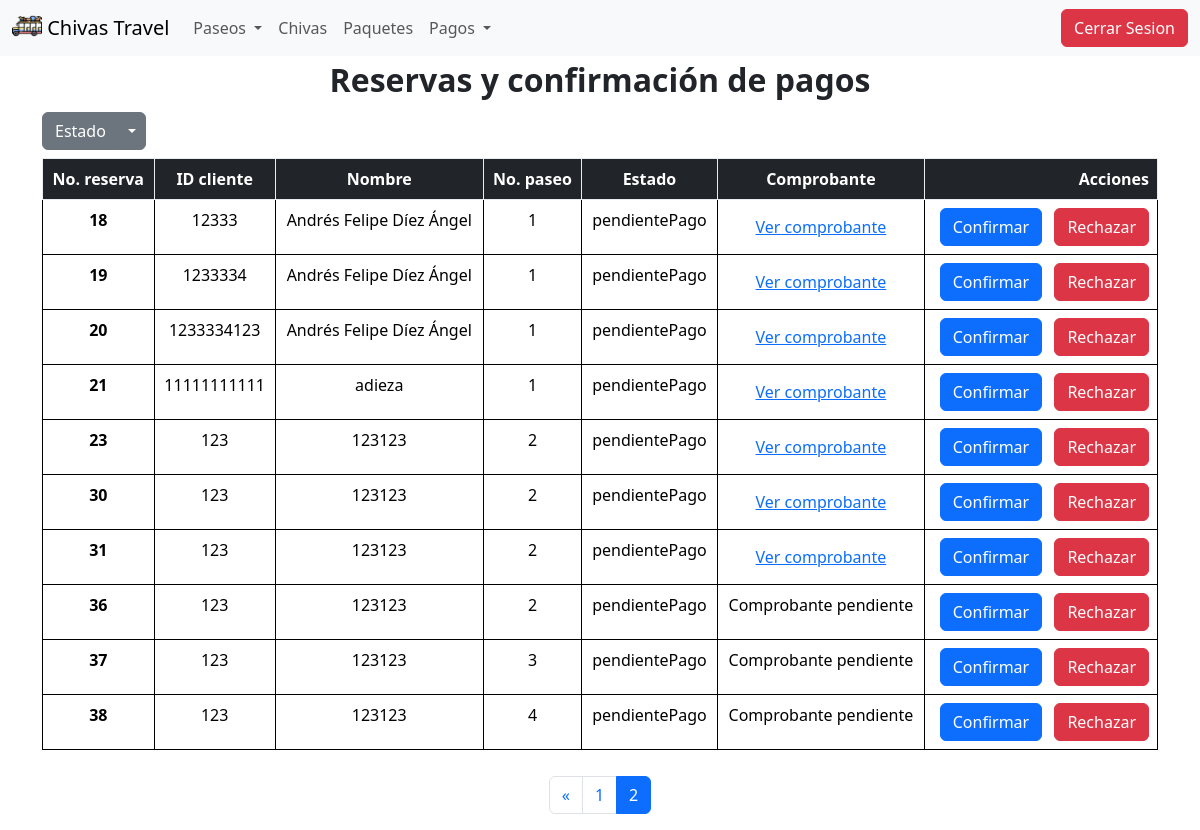
/paseos/pagosAdmin/?lista=pendientes&page=2, run on the app's committed database.
### paseos/models.py (models this page shows, shortened)
class Reserva(models.Model):
    paseo = models.ForeignKey(Paseo, on_delete=models.CASCADE)
    estado = models.CharField(max_length=100)
    fechaCreacion = models.DateField()
    valor = models.IntegerField()
    paquete = models.ForeignKey(Paquete, on_delete=models.CASCADE, default='none')
    comprobantePago = models.CharField(max_length=200000, default='none')
    persona = models.ForeignKey(Cliente, on_delete=models.CASCADE)

class Cliente(models.Model):
    nombre = models.CharField(max_length=100)
    id = models.IntegerField(primary_key=True)
    celular = models.IntegerField()
    correo = models.EmailField()
    edad = models.IntegerField()
    cuentaBancaria = models.ForeignKey(CuentaBancaria, on_delete=models.CASCADE)
    rol = models.CharField(max_length=50, default='cliente')  # Campo rol agregado

class Paseo(models.Model):
    imagen = models.CharField(max_length=500000, default='default_value')
    origen = models.CharField(max_length=100)
    destino = models.CharField(max_length=100)
    descripcion = models.CharField(max_length=300)
    fecha = models.DateField()
    hora = models.TimeField()
    chiva = models.ForeignKey(Chiva, on_delete=models.CASCADE)
    esquemaCobro = models.ForeignKey(EsquemaCobro, on_delete=models.CASCADE)
    disponibilidad = models.IntegerField()

### paseos/views.py (the view, shortened to what this page needs)
# urls.py: path('pagosAdmin/', views.pagosAdmin, name='pagosAdmin' ),
def pagosAdmin(request):
    pendientes = Reserva.objects.filter(estado="pendientePago")
    confirmadas = Reserva.objects.filter(estado="confirmada")
    lista = request.GET.get('lista', 'confirmadas')
    if lista == 'pendientes':
        listaReservas = pendientes
    else:
        listaReservas = confirmadas
    paginator = Paginator(listaReservas, 10)
    pageNumber = request.GET.get('page')
    objsReserva = paginator.get_page(pageNumber)
    return render(request, 'pagosAdmin.html', {'listaReservas' : objsReserva,
                                               'lista' : lista})

### paseos/templates/pagosAdmin.html (shortened to what this page needs)
<!DOCTYPE html>
<html lang="en">
<head>
    {% load static %}
    <link rel="stylesheet" href="{% static '/styles.css' %}">
    <link href="{% static '/stylesApp.css' %}" rel="stylesheet">
</head>
<body>
    <header>
        {% include 'navbarAdmin.html' %}
        <p class="fs-2 fw-bold text-center m-0">Reservas y confirmación de pagos</p>
    </header>
    <main class="pagosMain">
        <div id="squereMain" class="container">
            <div class="btn-group mt-2 mb-2">
                <button type="button" class="btn btn-secondary">Estado</button>
                <button type="button" class="btn btn-secondary dropdown-toggle dropdown-toggle-split" data-bs-toggle="dropdown" aria-expanded="false">
                </button>
            </div>
            <table class="table table-bordered border-black">
                <thead>
                  <tr class="table-dark table-bordered border-light-subtle">
                    <th scope="col" class="text-center">No. reserva</th>
                    <th scope="col" class="text-center">ID cliente</th>
                    <th scope="col" class="text-center">Nombre</th>
                    <th scope="col" class="text-center">No. paseo</th>
                    <th scope="col" class="text-center">Estado</th>
                    <th scope="col" class="text-center">Comprobante</th>
                    <th scope="col" class="text-end">Acciones</th>
                  </tr>
                </thead>
                <tbody>
                {% for reserva in listaReservas %}
                  <tr>
                    <th scope="row" class="text-center">{{reserva.id}}</th>
                    <td class="text-center">{{reserva.persona.id}}</td>
                    <td class="text-center">{{reserva.persona.nombre}}</td>
                    <td class="text-center">{{reserva.paseo.id}}</td>
                    <td class="text-center">{{reserva.estado}}</td>
                    <td class="text-center">
                        {% if reserva.comprobantePago == 'none' %}
                            Comprobante pendiente
                        {% else %}
                            <button type="button" class="btn btn-link" data-bs-toggle="modal" data-bs-target="#pagosModal{{ reserva.persona.id }}">
                                Ver comprobante
                            </button>
                        {% endif %}
                    </td>
                    <td class="text-end">
                        <form method="post" action=''>
                            {% if reserva.estado == 'pendientePago' %}
                                <button type="submit" name="action" value="confirmar" class="btn btn-primary me-2">Confirmar</button>
                            {% endif %}
                            <button type="submit" name="action" value="rechazar" class="btn btn-danger">Rechazar</button>
                        </form>
                    </td>
                  </tr>
                {% endfor %}
                </tbody>
            </table>
        </div>
        <div class="pagination-wrapper">
            <nav aria-label="Page navigation">
                <ul class="pagination justify-content-center custom-cursor">
                    {% if listaReservas.has_previous %}
                        <li class="page-item">
                            <a class="page-link" href="?lista={{ lista }}&page={{ listaReservas.previous_page_number }}" aria-label="Previous">
                                <span aria-hidden="true">&laquo;</span>
                            </a>
                        </li>
                    {% endif %}
                    {% for num in listaReservas.paginator.page_range %}
                        {% if listaReservas.number == num %}
                            <li class="page-item active"><span class="page-link">{{ num }}</span></li>
                        {% elif num > listaReservas.number|add:'-3' and num < listaReservas.number|add:'3' %}
                            <li class="page-item"><a class="page-link" href="?lista={{ lista }}&page={{ num }}">{{ num }}</a></li>
                        {% endif %}
                    {% endfor %}
                </ul>
            </nav>
        </div>
    </main>
</body>
</html>

### static/stylesApp.css (style rules this page uses)
body, html { height: 100%; margin: 0; }
.pagosMain { height: 90%; width: 100%; display: flex; flex-direction: column; align-items: center; }
.pagination-wrapper { width: 100%; display: flex; justify-content: center; margin-top: 10px; }
.custom-cursor { cursor: pointer; }

### data on the page
Reserva: id "18", persona.id "12333", persona.nombre "Andrés Felipe Díez Ángel", paseo.id "1", estado "pendientePago", shows "Confirmar"
Reserva: id "19", persona.id "1233334", persona.nombre "Andrés Felipe Díez Ángel", paseo.id "1", estado "pendientePago", shows "Confirmar"
Reserva: id "20", persona.id "1233334123", persona.nombre "Andrés Felipe Díez Ángel", paseo.id "1", estado "pendientePago", shows "Confirmar"
Reserva: id "21", persona.id "11111111111", persona.nombre "adieza", paseo.id "1", estado "pendientePago", shows "Confirmar"
Reserva: id "23", persona.id "123", persona.nombre "123123", paseo.id "2", estado "pendientePago", shows "Confirmar"
Reserva: id "30", persona.id "123", persona.nombre "123123", paseo.id "2", estado "pendientePago", shows "Confirmar"
Reserva: id "31", persona.id "123", persona.nombre "123123", paseo.id "2", estado "pendientePago", shows "Confirmar"
Reserva: id "36", persona.id "123", persona.nombre "123123", paseo.id "2", estado "pendientePago", comprobantePago "Comprobante pendiente", shows "Confirmar"
Reserva: id "37", persona.id "123", persona.nombre "123123", paseo.id "3", estado "pendientePago", comprobantePago "Comprobante pendiente", shows "Confirmar"
Reserva: id "38", persona.id "123", persona.nombre "123123", paseo.id "4", estado "pendientePago", comprobantePago "Comprobante pendiente", shows "Confirmar"

### other printed values
{{ num }} "1"
{{ num }} "2"
